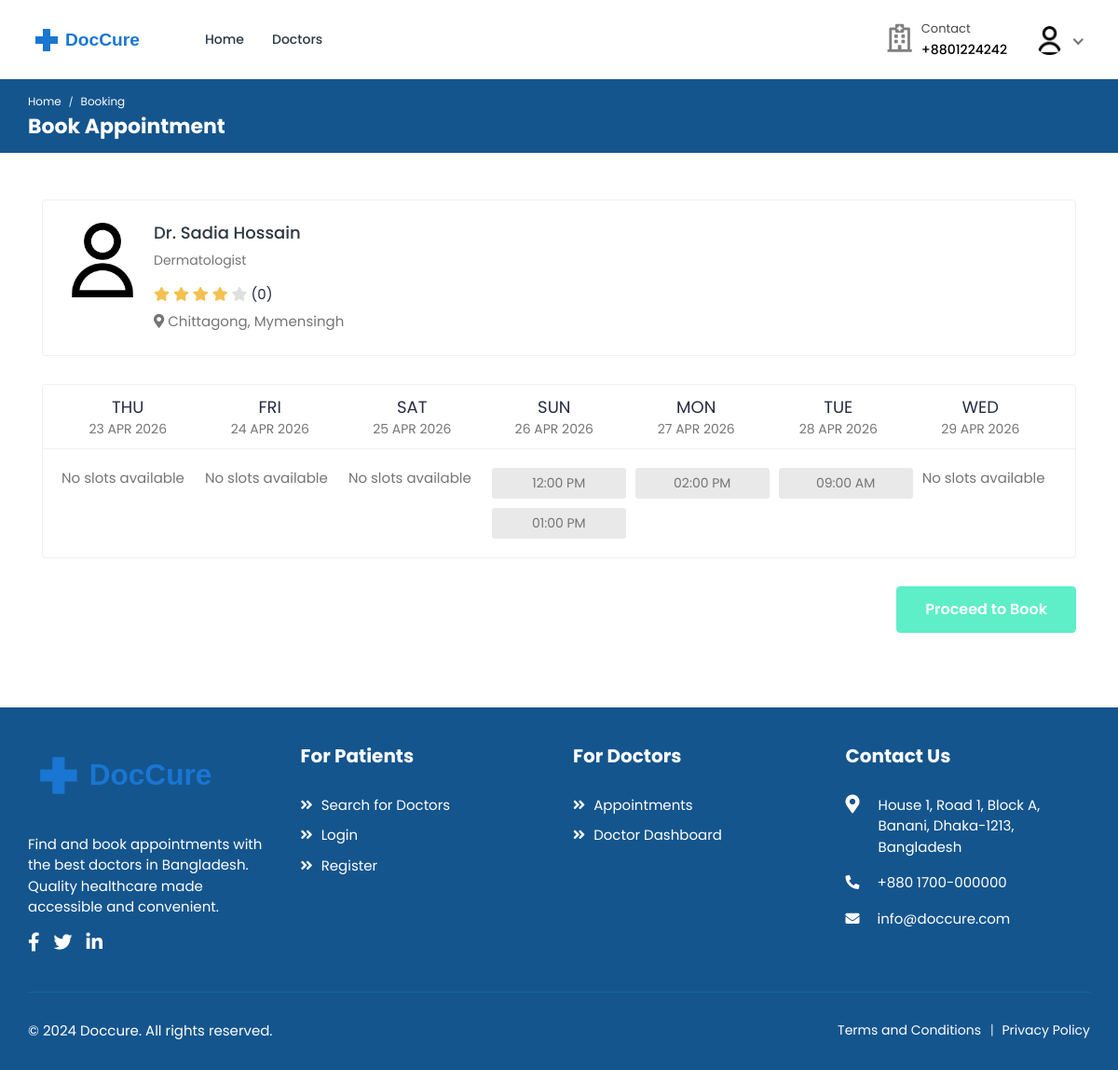
/bookings/doctor/doctor1 (signed in), run on the app's committed database.
### accounts/models.py (models this page shows, shortened)
class User(AbstractUser):
    class RoleChoices(models.TextChoices):
        DOCTOR = "doctor", "Doctor"
        PATIENT = "patient", "Patient"
    username = models.CharField(max_length=30, unique=True)
    role = models.CharField(
        choices=RoleChoices.choices,
        max_length=20,
        default="patient",
        error_messages={"required": "Role must be provided"},
    )
    email = models.EmailField(
        blank=True,
        error_messages={
            "unique": "A user with that email already exists.",
        },
    )
    first_name = models.CharField(max_length=150, blank=True)
    last_name = models.CharField(max_length=150, blank=True)
    registration_number = models.IntegerField(null=True, blank=True)
    USERNAME_FIELD = "username"
    REQUIRED_FIELDS = []
    objects = CustomUserManager()
    def get_full_name(self):
        full_name = "%s %s" % (self.first_name, self.last_name)
        return full_name.strip() or self.username
    @property
    def rating(self):
        return 4  # Default value

class Profile(models.Model):
    user = models.OneToOneField(
        User, on_delete=models.CASCADE, related_name="profile"
    )
    avatar = models.ImageField(
        default="defaults/user.png", upload_to=profile_photo_directory_path
    )
    phone = models.CharField(max_length=20, blank=True, null=True)
    dob = models.DateField(blank=True, null=True)
    about = models.TextField(blank=True, null=True)
    specialization = models.CharField(max_length=255, blank=True, null=True)
    gender = models.CharField(
        max_length=10,
        choices=[("male", "Male"), ("female", "Female"), ("other", "Other")],
        blank=True,
    )
    address = models.TextField(blank=True, null=True)
    city = models.CharField(max_length=100, blank=True)
    state = models.CharField(max_length=100, blank=True)
    postal_code = models.CharField(max_length=20, blank=True)
    country = models.CharField(max_length=100, blank=True)
    price_per_consultation = models.DecimalField(
        max_digits=10, decimal_places=2, null=True, blank=True
    )
    is_available = models.BooleanField(default=True)
    blood_group = models.CharField(
        max_length=5,
        choices=[
            ("A+", "A+"),
            ("A-", "A-"),
            ("B+", "B+"),
            ("B-", "B-"),
            ("O+", "O+"),
            ("O-", "O-"),
            ("AB+", "AB+"),
            ("AB-", "AB-"),
        ],
        blank=True,
        null=True,
    )
    allergies = models.TextField(blank=True, null=True)
    medical_conditions = models.TextField(blank=True, null=True)
    @property
    def image(self):
        return (
            self.avatar.url
            if self.avatar.storage.exists(self.avatar.name)
            else "{}defaults/user.png".format(settings.MEDIA_URL)
        )

### bookings/views.py (the view)
class BookingView(LoginRequiredMixin, View):
    template_name = "bookings/booking.html"
    def get_week_dates(self):
        today = datetime.now().date()
        week_dates = []
        for i in range(7):
            date = today + timedelta(days=i)
            week_dates.append(
                {
                    "date": date,
                    "day": date.strftime("%a"),
                    "day_num": date.strftime("%d"),
                    "month": date.strftime("%b"),
                    "year": date.strftime("%Y"),
                    "full_date": date.strftime("%Y-%m-%d"),
                }
            )
        return week_dates
    def get_available_slots(self, doctor, date):
        day_name = date.strftime("%A").lower()
        day_schedule = getattr(doctor, day_name, None)
        if not day_schedule:
            return []
        time_slots = []
        for time_range in day_schedule.time_range.all():
            current_time = datetime.combine(date, time_range.start)
            end_time = datetime.combine(date, time_range.end)
            while current_time < end_time:
                is_booked = doctor.appointments.filter(
                    appointment_date=date, appointment_time=current_time.time()
                ).exists()
                if not is_booked:
                    time_slots.append(
                        {
                            "time": current_time.time(),
                            "formatted_time": current_time.strftime(
                                "%I:%M %p"
                            ),
                        }
                    )
                current_time += timedelta(minutes=30)
        return time_slots
    def get(self, request: HttpRequest, *args, **kwargs):
        try:
            doctor = (
                User.objects.select_related("profile")
                .prefetch_related(
                    "sunday__time_range",
                    "monday__time_range",
                    "tuesday__time_range",
                    "wednesday__time_range",
                    "thursday__time_range",
                    "friday__time_range",
                    "saturday__time_range",
                    "appointments",
                )
                .get(
                    username=kwargs["username"],
                    role=User.RoleChoices.DOCTOR,
                    is_active=True,
                )
            )
        except User.DoesNotExist:
            raise Http404("Doctor not found")
        week_dates = self.get_week_dates()
        schedule = {}
        for date_info in week_dates:
            date = datetime.strptime(date_info["full_date"], "%Y-%m-%d").date()
            schedule[date_info["full_date"]] = self.get_available_slots(
                doctor, date
            )
        context = {
            "doctor": doctor,
            "week_dates": week_dates,
            "schedule": schedule,
            "selected_date": request.GET.get(
                "date", week_dates[0]["full_date"]
            ),
        }
        return render(request, self.template_name, context)

### accounts/managers.py (called while the page is built)
    def get(self, *args, **kwargs):
        return super().select_related("profile").get(*args, **kwargs)

### bookings/templatetags/booking_tags.py (called while the page is built)
@register.filter
def get_item(dictionary, key):
    return dictionary.get(key)

### templates/bookings/booking.html (shortened to what this page needs)
{% extends 'base.html' %}
{% load static %}
{% load booking_tags %}
{% block content %}
    <div class="breadcrumb-bar">
        <div class="container-fluid">
            <div class="row align-items-center">
                <div class="col-md-12 col-12">
                    <nav aria-label="breadcrumb" class="page-breadcrumb">
                        <ol class="breadcrumb">
                            <li class="breadcrumb-item"><a href="{% url 'core:home' %}">Home</a></li>
                            <li class="breadcrumb-item active" aria-current="page">Booking</li>
                        </ol>
                    </nav>
                    <h2 class="breadcrumb-title">Book Appointment</h2>
                </div>
            </div>
        </div>
    </div>
    <div class="content">
        <div class="container">
            <div class="row">
                <div class="col-12">
                    <div class="card">
                        <div class="card-body">
                            <div class="booking-doc-info">
                                <a href="{% url 'doctors:doctor-profile' doctor.username %}" class="booking-doc-img">
                                    <img src="{{ doctor.profile.image }}" alt="{{ doctor.get_full_name }}">
                                </a>
                                <div class="booking-info">
                                    <h4><a href="{% url 'doctors:doctor-profile' doctor.username %}">Dr. {{ doctor.get_full_name }}</a></h4>
                                    {% if doctor.profile.specialization %}
                                        <p class="doc-speciality">{{ doctor.profile.specialization }}</p>
                                    {% endif %}
                                    <div class="rating">
                                        <i class="fas fa-star {% if doctor.rating >= 1 %}filled{% endif %}"></i>
                                        <i class="fas fa-star {% if doctor.rating >= 2 %}filled{% endif %}"></i>
                                        <i class="fas fa-star {% if doctor.rating >= 3 %}filled{% endif %}"></i>
                                        <i class="fas fa-star {% if doctor.rating >= 4 %}filled{% endif %}"></i>
                                        <i class="fas fa-star {% if doctor.rating >= 5 %}filled{% endif %}"></i>
                                        <span class="d-inline-block average-rating">({{ doctor.reviews_count|default:0 }})</span>
                                    </div>
                                    {% if doctor.profile.city %}
                                        <p class="text-muted mb-0">
                                            <i class="fas fa-map-marker-alt"></i> {{ doctor.profile.city }}{% if doctor.profile.state %}, {{ doctor.profile.state }}{% endif %}
                                        </p>
                                    {% endif %}
                                </div>
                            </div>
                        </div>
                    </div>
                    <div class="card booking-schedule schedule-widget">
                        <div class="schedule-header">
                            <div class="row">
                                <div class="col-md-12">
                                    <div class="day-slot">
                                        <ul>
                                            {% for date in week_dates %}
                                            <li {% if date.full_date == selected_date %}class="selected"{% endif %}>
                                                <span>{{ date.day }}</span>
                                                <span class="slot-date">
                                                    {{ date.day_num }} {{ date.month }}
                                                    <small class="slot-year">{{ date.year }}</small>
                                                </span>
                                            </li>
                                            {% endfor %}
                                        </ul>
                                    </div>
                                </div>
                            </div>
                        </div>
                        <div class="schedule-cont">
                            <div class="row">
                                <div class="col-md-12">
                                    <div class="time-slot">
                                        <ul class="clearfix">
                                            {% for date in week_dates %}
                                            <li>
                                                {% for slot in schedule|get_item:date.full_date %}
                                                    <a class="timing {% if slot.is_booked %}disabled{% endif %}"
                                                       href="#"
                                                       data-date="{{ date.full_date }}"
                                                       data-time="{{ slot.time|time:'H:i' }}"
                                                       {% if slot.is_booked %}disabled{% endif %}>
                                                        <span>{{ slot.formatted_time }}</span>
                                                    </a>
                                                {% empty %}
                                                    <p class="text-muted">No slots available</p>
                                                {% endfor %}
                                            </li>
                                            {% endfor %}
                                        </ul>
                                    </div>
                                </div>
                            </div>
                        </div>
                    </div>
                    <form method="post" action="{% url 'bookings:create-booking' doctor.username %}" id="booking-form">
                        <div class="submit-section proceed-btn text-right">
                            <button type="submit" class="btn btn-primary submit-btn" disabled>Proceed to Book</button>
                        </div>
                    </form>
                </div>
            </div>
        </div>
    </div>
{% endblock %}

### templates/includes/navbar.html (shortened to what this page needs)
{% load static %}
<header class="header">
    <nav class="navbar navbar-expand-lg header-nav">
        <div class="navbar-header">
            <a href="{% url 'core:home' %}" class="navbar-brand logo">
                <img src="{% static 'assets/img/logo2.svg' %}" class="img-fluid" alt="Logo">
            </a>
        </div>
        <div class="main-menu-wrapper">
            <ul class="main-nav">
                <li {% if request.path == '/' %}class="active"{% endif %}>
                    <a href="{% url 'core:home' %}">Home</a>
                </li>
                <li class="has-submenu{% if request.path == '/doctors/' %} active {% endif %}">
                    <a href="{% url 'doctors:list' %}">Doctors</a>
                </li>
            </ul>
        </div>
        <ul class="nav header-navbar-rht">
            <li class="nav-item contact-item">
                <div class="header-contact-img">
                    <i class="far fa-hospital"></i>
                </div>
                <div class="header-contact-detail">
                    <p class="contact-header">Contact</p>
                    <p class="contact-info-header"> +8801224242</p>
                </div>
            </li>
            {% if not user.is_authenticated %}
                <li class="nav-item">
                    <a class="nav-link header-login" href="{% url 'accounts:login' %}">Login / Signup </a>
                </li>
            {% else %}
                <li class="nav-item dropdown has-arrow logged-item">
                    <a href="#" class="dropdown-toggle nav-link" data-toggle="dropdown">
                        <span class="user-img">
                            <img class="rounded-circle" src="{{ user.profile.image }}" width="31" alt="{{ user.username }}">
                        </span>
                    </a>
                </li>
            {% endif %}
        </ul>
    </nav>
</header>

### data on the page
User: profile.image (placeholder picture)
User: profile.image (placeholder picture), get_full_name "Sadia Hossain", profile.specialization "Dermatologist", profile.city "Chittagong", profile.state "Mymensingh"

### other printed values
{{ doctor.reviews_count|default:0 }} "0"
{{ date.day }} "THU" "FRI" "SAT" "SUN" "MON" "TUE" "WED"
{{ date.day_num }} "23" "24" "25" "26" "27" "28" "29"
{{ date.month }} "APR" "APR" "APR" "APR" "APR" "APR" "APR"
{{ date.year }} "2026" "2026" "2026" "2026" "2026" "2026" "2026"
{{ slot.formatted_time }} "12:00 PM" "01:00 PM" "02:00 PM" "09:00 AM"
